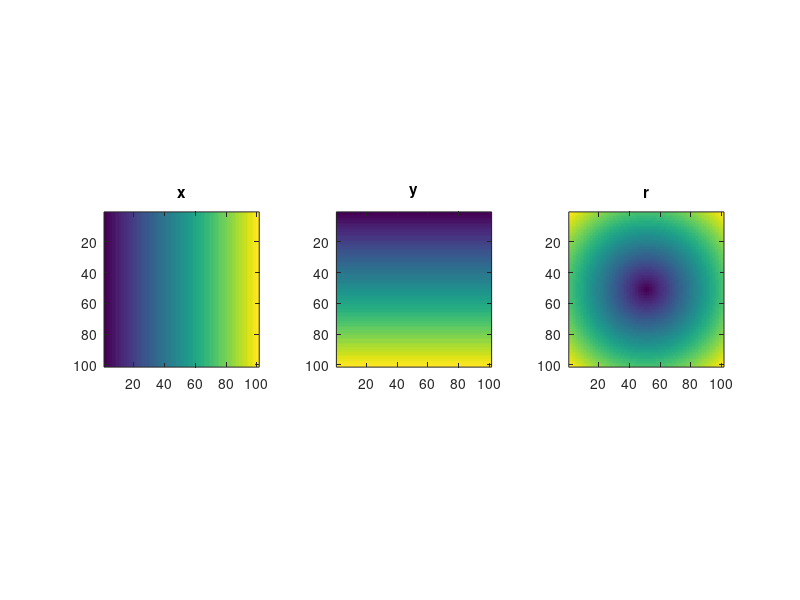
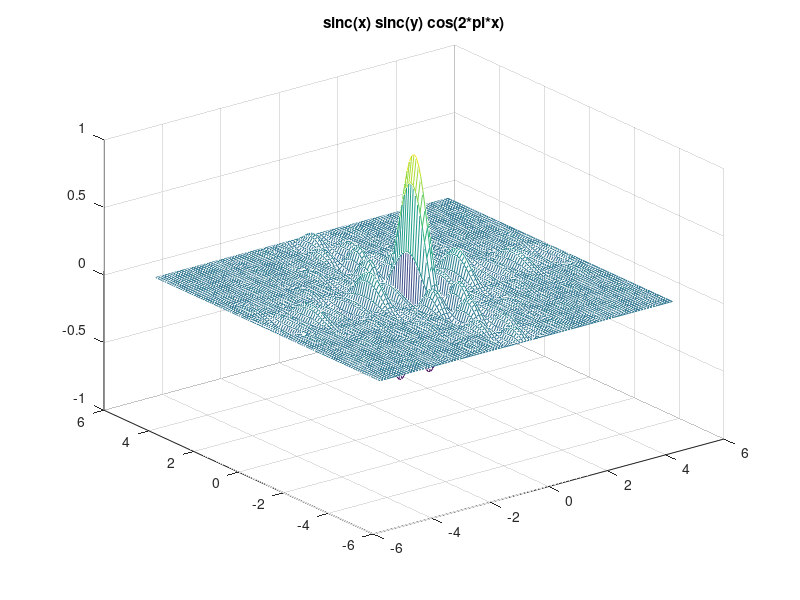

MATLAB code for these plots, in order:

%% create a x,y grid and compute r
[x,y] = meshgrid([-5:0.1:5],[-5:0.1:5]);
r = sqrt(x.^2 + y.^2);

%% sanity check!  make sure they are setup correctly
figure(1);
subplot(131); colorbar;
imagesc(x,[-5 5]); title('x'); axis square;
subplot(132); colorbar;
imagesc(y,[-5 5]); title('y'); axis square;
subplot(133); colorbar;
imagesc(r,[0 5]*sqrt(2)); title('r'); axis square;

%% visualize Nishimura 2.3
figure(2);
mesh(x,y,sinc(x).*sinc(y).*cos(2*pi*x));
title('sinc(x) sinc(y) cos(2*pi*x)'); 

